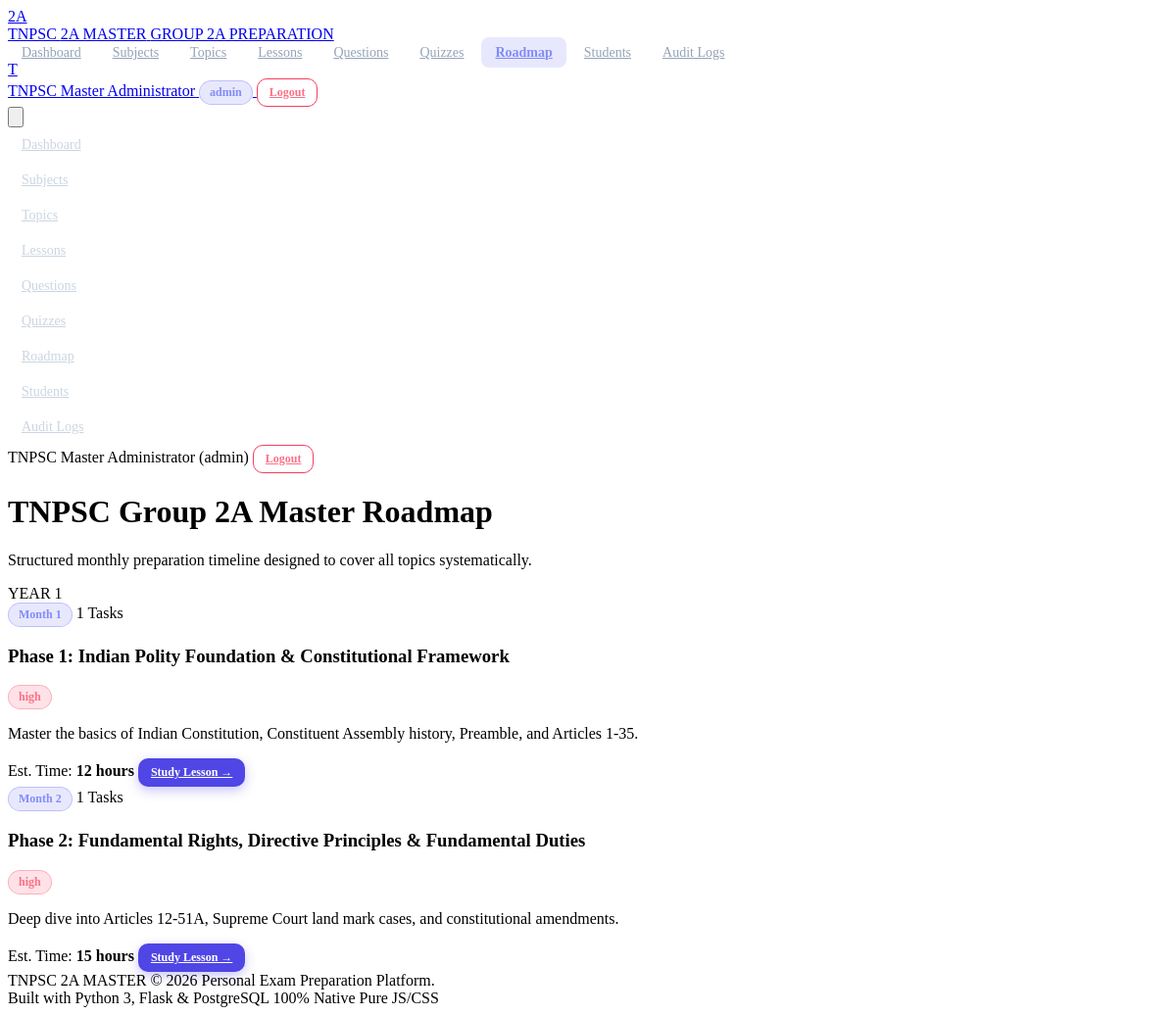
/student/roadmap (signed in), run on the app's committed database.
### models/roadmap.py (models this page shows, shortened)
class RoadmapItem(db.Model):
    __tablename__ = 'roadmap_items'
    id = db.Column(db.Integer, primary_key=True)
    title = db.Column(db.String(150), nullable=False)
    description = db.Column(db.Text, nullable=True)
    year = db.Column(db.Integer, default=1, nullable=False)
    month = db.Column(db.Integer, default=1, nullable=False)
    subject_id = db.Column(db.Integer, db.ForeignKey('subjects.id'), nullable=True, index=True)
    topic_id = db.Column(db.Integer, db.ForeignKey('topics.id'), nullable=True, index=True)
    lesson_id = db.Column(db.Integer, db.ForeignKey('lessons.id'), nullable=True, index=True)
    target_date = db.Column(db.String(50), nullable=True)
    estimated_study_time = db.Column(db.String(50), default='5 hours', nullable=False)
    priority = db.Column(db.String(20), default='medium', nullable=False)  # 'high', 'medium', 'low'
    order_index = db.Column(db.Integer, default=0, nullable=False)
    is_active = db.Column(db.Boolean, default=True, nullable=False)
    created_at = db.Column(db.DateTime, default=lambda: datetime.now(timezone.utc), nullable=False)

### routes/student.py (the view)
@student_bp.route('/student/roadmap')
@login_required
def roadmap():
    user_id = session.get('user_id')
    items = RoadmapItem.query.filter_by(is_active=True).order_by(RoadmapItem.year.asc(), RoadmapItem.month.asc(), RoadmapItem.order_index.asc()).all()
    grouped_roadmap = {}
    for item in items:
        yr = item.year
        mo = item.month
        if yr not in grouped_roadmap:
            grouped_roadmap[yr] = {}
        if mo not in grouped_roadmap[yr]:
            grouped_roadmap[yr][mo] = []
        grouped_roadmap[yr][mo].append(item)
    completed_lesson_ids = set([
        p.lesson_id for p in StudentProgress.query.filter_by(user_id=user_id, status='completed').all()
    ])
    return render_template(
        'student/roadmap.html',
        grouped_roadmap=grouped_roadmap,
        completed_lesson_ids=completed_lesson_ids
    )

### routes/__init__.py (called while the page is built)
def login_required(f):
    @wraps(f)
    def decorated_function(*args, **kwargs):
        if 'user_id' not in session:
            flash('Please log in to access this page.', 'warning')
            return redirect(url_for('auth.login', next=request.url))
        return f(*args, **kwargs)
    return decorated_function

### templates/student/roadmap.html (shortened to what this page needs)
{% extends 'base.html' %}
{% block content %}
<div class="space-y-6">
    <div class="flex flex-col md:flex-row md:items-center justify-between gap-4 pb-4 border-b border-slate-800">
        <div>
            <h1 class="text-2xl font-bold text-slate-100">TNPSC Group 2A Master Roadmap</h1>
            <p class="text-sm text-slate-400 mt-1">Structured monthly preparation timeline designed to cover all topics systematically.</p>
        </div>
    </div>
    {% if grouped_roadmap %}
        <div class="space-y-8">
        {% for yr, months in grouped_roadmap.items() %}
            <div class="space-y-6">
                <div class="flex items-center space-x-3">
                    <span class="px-3 py-1 rounded-lg bg-indigo-600/20 text-indigo-400 font-extrabold text-sm border border-indigo-500/30">YEAR {{ yr }}</span>
                </div>
                <div class="grid grid-cols-1 md:grid-cols-2 gap-6">
                {% for mo, items in months.items() %}
                    <div class="card p-6 bg-slate-900 border border-slate-800 rounded-2xl relative">
                        <div class="flex items-center justify-between mb-4">
                            <span class="badge badge-indigo">Month {{ mo }}</span>
                            <span class="text-xs text-slate-400">{{ items|length }} Tasks</span>
                        </div>
                        <div class="space-y-4">
                        {% for item in items %}
                            <div class="p-4 rounded-xl bg-slate-950/60 border border-slate-800/80 hover:border-indigo-500/40 transition">
                                <div class="flex items-center justify-between mb-2">
                                    <h3 class="font-bold text-slate-200 text-base">{{ item.title }}</h3>
                                    <span class="badge {% if item.priority == 'high' %}badge-rose{% elif item.priority == 'medium' %}badge-amber{% else %}badge-slate{% endif %} text-xs uppercase">
                                        {{ item.priority }}
                                    </span>
                                </div>
                                <p class="text-xs text-slate-400 mb-3">{{ item.description }}</p>
                                <div class="flex items-center justify-between pt-3 border-t border-slate-800/60 text-xs">
                                    <span class="text-slate-400">Est. Time: <strong class="text-slate-200">{{ item.estimated_study_time }}</strong></span>
                                    {% if item.lesson_id %}
                                        {% if item.lesson_id in completed_lesson_ids %}
                                            <span class="badge badge-emerald text-xs">✓ Completed</span>
                                        {% else %}
                                            <a href="{{ url_for('lessons.detail', lesson_id=item.lesson_id) }}" class="btn btn-primary btn-sm text-xs">Study Lesson &rarr;</a>
                                        {% endif %}
                                    {% endif %}
                                </div>
                            </div>
                        {% endfor %}
                        </div>
                    </div>
                {% endfor %}
                </div>
            </div>
        {% endfor %}
        </div>
    {% else %}
        <div class="card p-12 text-center text-slate-400">
            No roadmap items configured yet. Admin will add monthly roadmap targets.
        </div>
    {% endif %}
</div>
{% endblock %}

### static/css/style.css (style rules this page uses)
.btn { display: inline-flex; items-center: center; justify-content: center; border-radius: 0.625rem; font-size: 0.875rem; font-weight: 600; padding: 0.5rem 1rem; transition: all 0.2s ease; cursor: pointer; border: 1px solid transparent; }
.btn-primary { background-color: #4f46e5; color: #ffffff; box-shadow: 0 4px 12px rgba(79, 70, 229, 0.3); }
.btn-sm { padding: 0.375rem 0.75rem; font-size: 0.75rem; }
.badge { display: inline-flex; align-items: center; padding: 0.25rem 0.625rem; border-radius: 9999px; font-size: 0.75rem; font-weight: 600; }
.badge-indigo { background-color: rgba(99, 102, 241, 0.15); color: #818cf8; border: 1px solid rgba(99, 102, 241, 0.3); }
.badge-rose { background-color: rgba(244, 63, 94, 0.15); color: #fb7185; border: 1px solid rgba(244, 63, 94, 0.3); }

### data on the page
RoadmapItem: title "Phase 1: Indian Polity Foundation & Constitutional Framework", priority "high", description "Master the basics of Indian Constitution, Constituent Assembly history, Preamble, and Articles 1-35.", estimated_study_time "12 hours"
RoadmapItem: title "Phase 2: Fundamental Rights, Directive Principles & Fundamental Duties", priority "high", description "Deep dive into Articles 12-51A, Supreme Court land mark cases, and constitutional amendments.", estimated_study_time "15 hours"

### other printed values
{{ current_user_name[0] if current_user_name else 'U' }} "T"
{{ current_user_name }} "TNPSC Master Administrator"
{{ current_user_role }} "admin"
{{ yr }} "1"
{{ mo }} "1" "2"
{{ items|length }} "1" "1"
